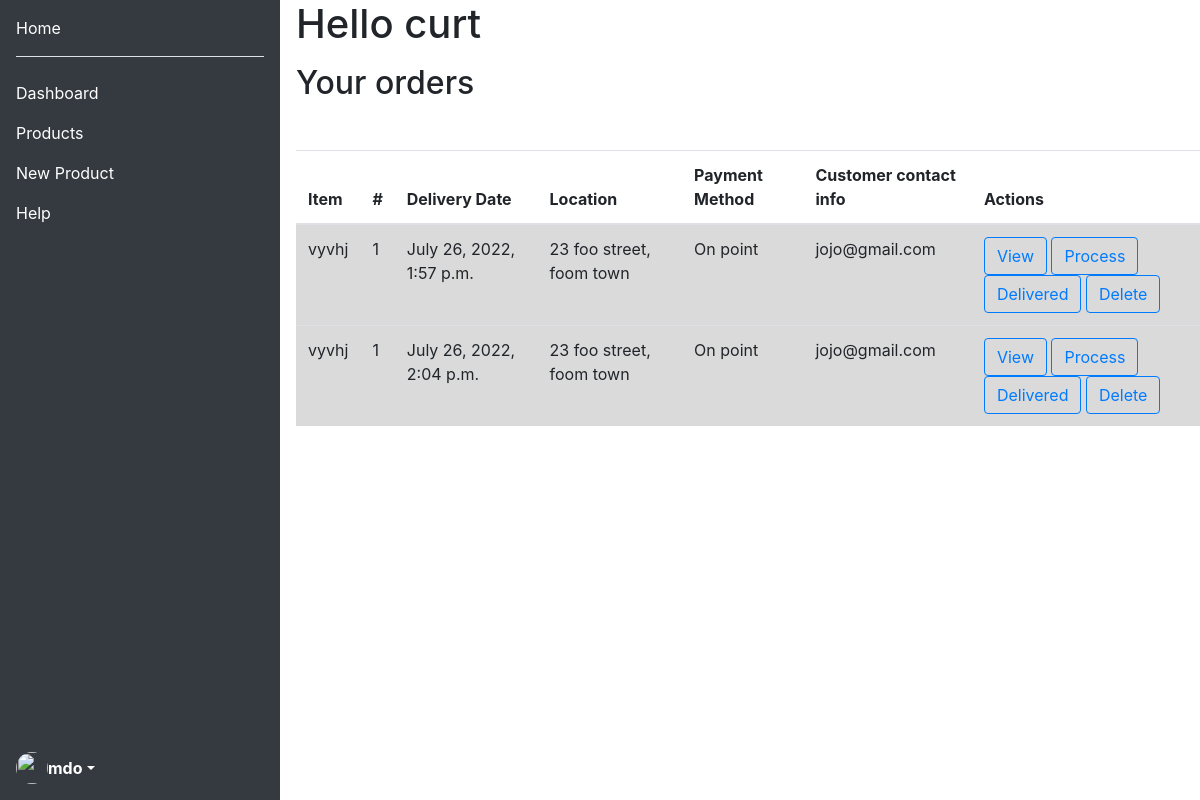
The page /sellerDash (signed in) on the database as committed earlier.
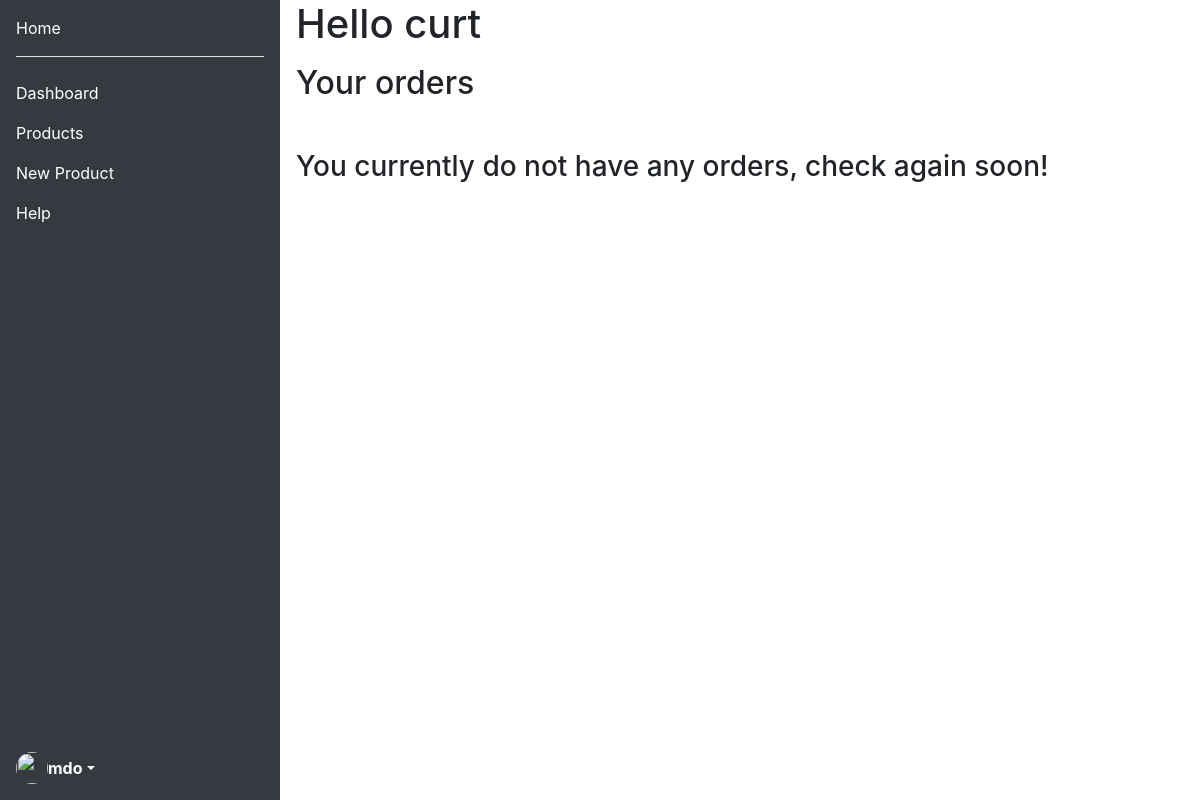
The same page on the database as committed later.
### mySolarApp/models.py (models this page shows, shortened)
class delivery_info(models.Model):
    ONPOINT = "On point"
    ONLINE = "Online"
    PAYMENT = [
        (ONPOINT, "On point"),
        (ONLINE, "Online")
    ]
    seller = models.ForeignKey(
        Profile, on_delete=models.CASCADE, related_name="seller_deliveryInfo")
    item = models.ForeignKey(
        Product, on_delete=models.CASCADE, related_name="product_deliveryInfo")
    amount_of_item = models.IntegerField(null=False, default=1)
    customer = models.ForeignKey(
        User, on_delete=models.CASCADE, related_name="customer_deliveryInfo")
    delivery_date = models.DateTimeField(verbose_name=(
        "Delivery Date"), auto_now_add=False, null=False, blank=False)
    location = models.CharField(max_length=128)
    processed = models.BooleanField(default=False)
    delivered = models.BooleanField(default=False)
    payment_method = models.CharField(
        max_length=10, choices=PAYMENT, default=ONPOINT)
    closed = models.BooleanField(default=False)

class Product(models.Model):
    SLP = "SLP"  # solar panels
    BAT = "BAT"  # batteries
    INV = "INV"  # inverters
    CHA_CTRL = "CHA_CTRL"  # charge controllers
    WAT_PUMPS = "WAT_PUMPS"  # water pumps
    ACC = "ACC"  # accessories
    TOOLS = "TOOLS"  # tools
    MISC = "MISC"  # miscellaneous
    CATEGORY = [
        (SLP, "Solar Panels"),
        (BAT, "Batteries"),
        (INV, "Inverters"),
        (CHA_CTRL, "Charge Controllers"),
        (WAT_PUMPS, "Water Pumps"),
        (ACC, "Accessories"),
        (TOOLS, "Tools"),
        (MISC, "Miscellaneous/Other"),
    ]
    seller = models.ForeignKey(
        Profile, on_delete=models.CASCADE, related_name="product_seller")
    title = models.CharField(max_length=64)
    pic = models.ImageField(blank=True, height_field=None,
                            width_field=None, upload_to='product_images')
    short_desc = models.CharField("Short Description", max_length=150)
    long_desc = models.CharField("Long Description", max_length=5000)
    category = models.CharField(max_length=10, choices=CATEGORY, default=MISC)
    price = models.DecimalField(max_digits=6, decimal_places=2)
    in_stock = models.BooleanField(default=True)
    is_closed = models.BooleanField(default=False)

class User(AbstractUser):
    beSellerFormSubmitted = models.BooleanField(default=False)
    contact_info = models.CharField(max_length=15, blank=True)
    is_shopkeeper = models.BooleanField(default=False)

### mySolarApp/views.py (the view)
# urls.py: path("sellerDash", sellerDash, name="sellerDash"),
@login_required
def sellerDash(request):
    if request.user.is_shopkeeper:
        user = request.user.id
        profile = Profile.objects.get(shopkeeper=user)
        delivery_items = delivery_info.objects.filter(seller=profile)
        if len(delivery_items) != 0:
            context = {
                "user": User.objects.get(username=request.user.username),
                "delivery_info": delivery_items
            }
        else:
            context = {
                "user": User.objects.get(username=request.user.username),
                "delivery_info": "empty"
            }
        return render(request, "mySolar/sellerDash.html", context)
    return render(request, "mySolar/fail.html", {"message": "You are not authorized to enter this page."})

### mySolarApp/templates/mySolar/sellerDash.html (shortened to what this page needs)
{% extends 'mySolar/dashLayout.html' %}  {% block body %}
<div class="column">
  <h1 class="mb-3">Hello {{ user.username }}</h1>
  <h2 class="mb-5">Your orders</h2>
  {% if delivery_info == "empty" %}
  <h3>You currently do not have any orders, check again soon!</h3>
  {% else %}
  <div class="overflow-visible">
    <table class="table table-hover">
      <thead>
        <tr>
          <th scope="col">Item</th>
          <th scope="col">#</th>
          <th scope="col">Delivery Date</th>
          <th scope="col">Location</th>
          <th scope="col">Payment Method</th>
          <th scope="col">Customer contact info</th>
          <th scope="col">Actions</th>
        </tr>
      </thead>
      <tbody>
        {% for del_info in delivery_info %} {% if del_info.delivered == False %}
        <tr class="table-active">
          {% elif del_info.delivered == True %}
        </tr>
        <tr class="table-success">
          {% elif del_info.processed == True %}
        </tr>
        <tr class="table-info">
          {% endif %}
          <td>{{del_info.item.title}}</td>
          <td>{{del_info.amount_of_item}}</td>
          <td>{{del_info.delivery_date}}</td>
          <td>{{del_info.location}}</td>
          <td>{{del_info.payment_method}}</td>
          {% if del_info.customer.contact_info %}
          <td>{{del_info.customer.contact_info}}</td>
          {% else %}
          <td>{{del_info.customer.email}}</td>
          <td>
            <a class="btn btn-outline-primary" href="{% url 'orderInfo' del_info.pk 'view' %}">View</a>
            <a class="btn btn-outline-primary" href="{% url 'orderInfo' del_info.pk 'process' %}">Process</a>
            <a class="btn btn-outline-primary" href="{% url 'orderInfo' del_info.pk 'delivered' %}">Delivered</a>
            <a class="btn btn-outline-primary" href="{% url 'orderInfo' del_info.pk 'delete' %}">Delete</a>
          </td>
          {% endif %}
        </tr>
        {% endfor %}
      </tbody>
    </table>
  </div>
  {% endif %}
</div>
{% endblock %}

Rows that differ between the two databases and show on the page:
removed delivery_info: item "vyvhj", amount_of_item "1", delivery_date "July 26, 2022, 1:57 p.m.", location "23 foo street, foom town", payment_method "On point", customer.email "jojo@gmail.com"
removed delivery_info: item "vyvhj", amount_of_item "1", delivery_date "July 26, 2022, 2:04 p.m.", location "23 foo street, foom town", payment_method "On point", customer.email "jojo@gmail.com"
Other text that changed with them:
text no longer shown: "Item # Delivery Date Location Payment Method Customer contact info Actions"
text now shown: "You currently do not have any orders, check again soon!"
